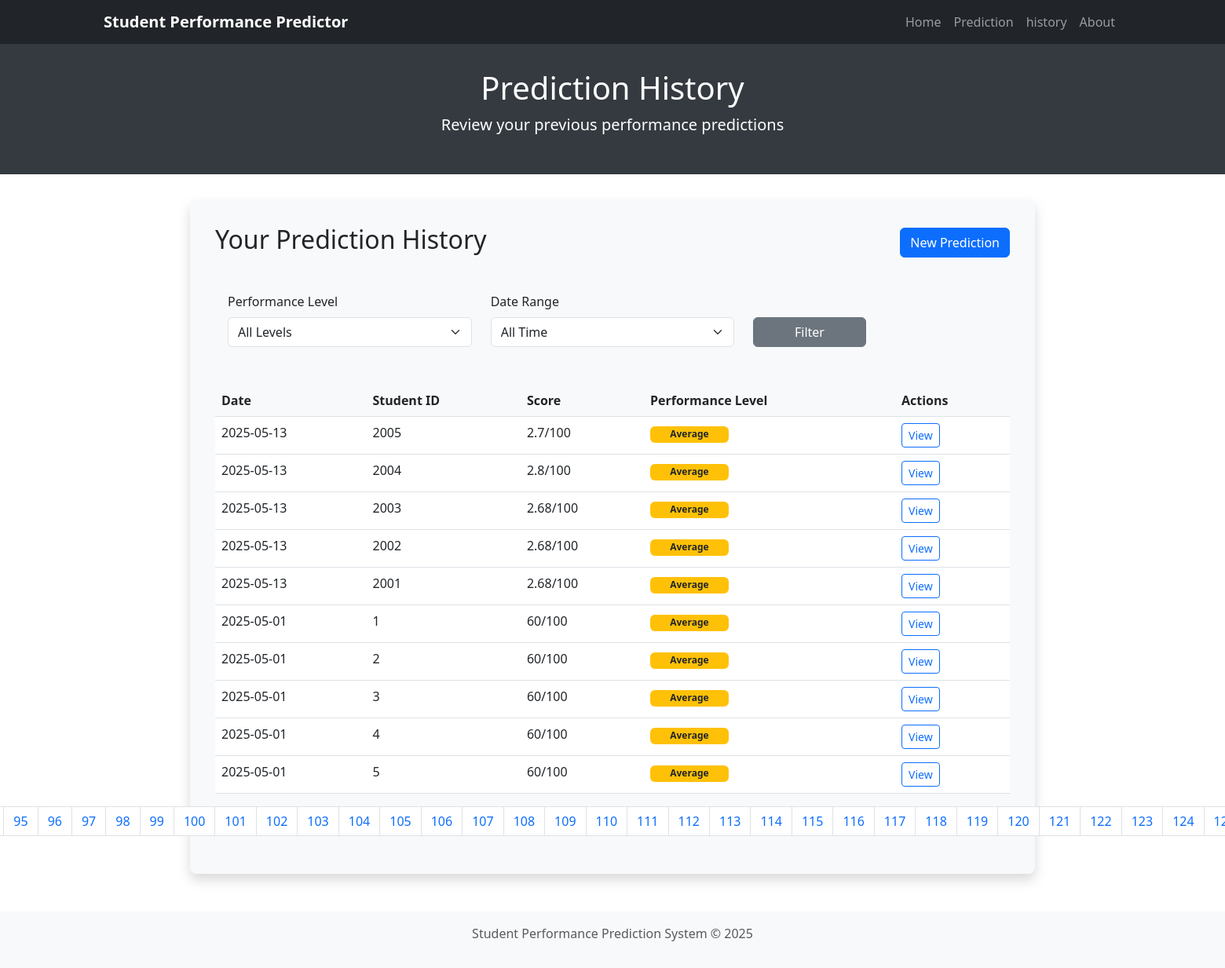
The app's page /history with its own data.
### market/models.py (models this page shows)
class Prediction(db.Model):
    id = db.Column(db.Integer, primary_key=True)
    Study_Hours_Per_Day = db.Column(db.Float, nullable=False)
    Extracurricular_Hours_Per_Day = db.Column(db.Float, nullable=False)
    Sleep_Hours_Per_Day = db.Column(db.Float, nullable=False)
    Social_Hours_Per_Day = db.Column(db.Float, nullable=False)
    Physical_Activity_Hours_Per_Day = db.Column(db.Float, nullable=False)
    GPA = db.Column(db.Float, nullable=False)
    Stress_Level = db.Column(db.String(10), nullable=False)
    Predicted_Score = db.Column(db.Float, nullable=False)
    Performance_Level = db.Column(db.String(20), nullable=False)
    Recommendation = db.Column(db.Text, nullable=False)
    date = db.Column(db.DateTime, default=datetime.utcnow)

### market/routes.py (the view)
@main_bp.route('/history')
def history():
    page = request.args.get('page', 1, type=int)
    per_page = 10
    level_filter = request.args.get('level', '')
    date_range = request.args.get('date_range', '')
    query = Prediction.query
    if level_filter:
        query = query.filter(Prediction.Performance_Level == level_filter)
    if date_range:
        days = int(date_range)
        query = query.filter(Prediction.date >= datetime.now() - timedelta(days=days))
    predictions = query.order_by(Prediction.date.desc()).paginate(page=page, per_page=per_page, error_out=False)
    return render_template('history.html',
                           predictions=predictions.items,
                           page=page,
                           pages=predictions.pages)

### market/templates/history.html (shortened to what this page needs)
{% extends "layout.html" %}
{% block header_title %}Prediction History{% endblock %}
{% block header_subtitle %}Review your previous performance predictions{% endblock %}
{% block content %}
<div class="row justify-content-center">
    <div class="col-md-10">
        <div class="content-container">
            <div class="d-flex justify-content-between align-items-center mb-4">
                <h2>Your Prediction History</h2>
                <a href="{{ url_for('main.predict_form') }}" class="btn btn-primary">New Prediction</a>
            </div>
            <div class="filters">
                <form method="GET" action="{{ url_for('main.history') }}" class="row align-items-end">
                    <div class="col-md-4 mb-2">
                        <label for="level_filter" class="form-label">Performance Level</label>
                        <select class="form-select" id="level_filter" name="level">
                            <option value="">All Levels</option>
                        </select>
                    </div>
                    <div class="col-md-4 mb-2">
                        <label for="date_filter" class="form-label">Date Range</label>
                        <select class="form-select" id="date_filter" name="date_range">
                            <option value="">All Time</option>
                        </select>
                    </div>
                    <div class="col-md-2 mb-2 d-grid">
                        <button type="submit" class="btn btn-secondary">Filter</button>
                    </div>
                </form>
            </div>
            {% if predictions %}
                <div class="table-responsive">
                    <table class="table table-hover history-table">
                        <thead>
                            <tr>
                                <th>Date</th>
                                <th>Student ID</th>
                                <th>Score</th>
                                <th>Performance Level</th>
                                <th>Actions</th>
                            </tr>
                        </thead>
                        <tbody>
                            {% for prediction in predictions %}
                                <tr>
                                    <td>{{ prediction.date.strftime('%Y-%m-%d') }}</td>
                                    <td>{{ prediction.id }}</td>
                                    <td class="score-cell">{{ prediction.Predicted_Score }}/100</td>
                                    <td>
                                        {% if prediction.Performance_Level == "Excellent" %}
                                            <span class="badge bg-success level-badge">{{ prediction.Performance_Level }}</span>
                                        {% elif prediction.Performance_Level == "Good" %}
                                            <span class="badge bg-primary level-badge">{{ prediction.Performance_Level }}</span>
                                        {% elif prediction.Performance_Level == "Average" %}
                                            <span class="badge bg-warning text-dark level-badge">{{ prediction.Performance_Level }}</span>
                                        {% else %}
                                            <span class="badge bg-danger level-badge">{{ prediction.Performance_Level }}</span>
                                        {% endif %}
                                    </td>
                                    <td>
                                        <a href="{{ url_for('main.predict_form', id=prediction.id) }}" class="btn btn-sm btn-outline-primary">View</a>
                                    </td>
                                </tr>
                            {% endfor %}
                        </tbody>
                    </table>
                </div>
                {% if pages > 1 %}
                    <nav aria-label="Prediction history pagination">
                        <ul class="pagination justify-content-center">
                            {% for p in range(1, pages + 1) %}
                                <li class="page-item {% if p == page %}active{% endif %}">
                                    <a class="page-link" href="{{ url_for('main.history', page=p, level=request.args.get('level'), date_range=request.args.get('date_range')) }}">{{ p }}</a>
                                </li>
                            {% endfor %}
                        </ul>
                    </nav>
                {% endif %}
            {% endif %}
        </div>
    </div>
</div>
{% endblock %}

### market/templates/layout.html (shortened to what this page needs)
<!DOCTYPE html>
<html lang="en">
<head>
    <link rel="stylesheet" href="https://cdnjs.cloudflare.com/ajax/libs/bootstrap/5.3.0/css/bootstrap.min.css">
</head>
<body>
    <nav class="navbar navbar-expand-lg navbar-dark bg-dark">
        <div class="container">
            <a class="navbar-brand" href="{{ url_for('main.home') }}">Student Performance Predictor</a>
            <div class="collapse navbar-collapse" id="navbarNav">
                <ul class="navbar-nav ms-auto">
                    <li class="nav-item">
                        <a class="nav-link" href="{{ url_for('main.home') }}">Home</a>
                    </li>
                    <li class="nav-item">
                        <a class="nav-link" href="{{ url_for('main.predict_form') }}">Prediction</a>
                    </li>
                    <li class="nav-item">
                        <a class="nav-link" href="{{ url_for('main.history') }}">history</a>
                    </li>
                    <li class="nav-item">
                        <a class="nav-link" href="{{ url_for('main.about') }}">About</a>
                    </li>
                </ul>
            </div>
        </div>
    </nav>
    {% block header %}
    <div class="header-container text-center">
        <h1>{% block header_title %}Student Performance Prediction{% endblock %}</h1>
        <p class="lead">{% block header_subtitle %}Predict academic performance based on various factors{% endblock %}</p>
    </div>
    {% endblock %}
    <div class="container">
        {% block content %}
        {% endblock %}
    </div>
    <footer class="py-3 bg-light text-center">
        <div class="container">
            <p class="text-muted">Student Performance Prediction System &copy; 2025</p>
        </div>
    </footer>
</body>
</html>

### market/templates/layout.html (style rules this page uses)
.navbar-brand { font-weight: bold; }
.header-container { background-color: #343a40; color: white; padding: 2rem 0; margin-bottom: 2rem; }
footer { margin-top: 3rem; }
.form-container, .content-container { background-color: #f8f9fa; padding: 2rem; border-radius: 8px; box-shadow: 0 0.5rem 1rem rgba(0, 0, 0, 0.15); }

### market/templates/history.html (style rules this page uses)
.history-table th { background-color: #f8f9fa; }
.level-badge { width: 100px; }
.filters { padding: 1rem; background-color: #f8f9fa; border-radius: 8px; margin-bottom: 1.5rem; }

### records on screen
Prediction: date "2025-05-13", id "2005", Predicted_Score "2.7", Performance_Level "Average"
Prediction: date "2025-05-13", id "2004", Predicted_Score "2.8", Performance_Level "Average"
Prediction: date "2025-05-13", id "2003", Predicted_Score "2.68", Performance_Level "Average"
Prediction: date "2025-05-13", id "2002", Predicted_Score "2.68", Performance_Level "Average"
Prediction: date "2025-05-13", id "2001", Predicted_Score "2.68", Performance_Level "Average"
Prediction: date "2025-05-01", id "1", Predicted_Score "60", Performance_Level "Average"
Prediction: date "2025-05-01", id "2", Predicted_Score "60", Performance_Level "Average"
Prediction: date "2025-05-01", id "3", Predicted_Score "60", Performance_Level "Average"
Prediction: date "2025-05-01", id "4", Predicted_Score "60", Performance_Level "Average"
Prediction: date "2025-05-01", id "5", Predicted_Score "60", Performance_Level "Average"

### other values on screen
{{ p }} "95" "96" "97" "98" "99" "100" "101" "102" "103" "104" "105" "106" "107" "108" "109" "110" "111" "112" "113" "114" "115" "116" "117" "118" "119" "120" "121" "122" "123" "124"
